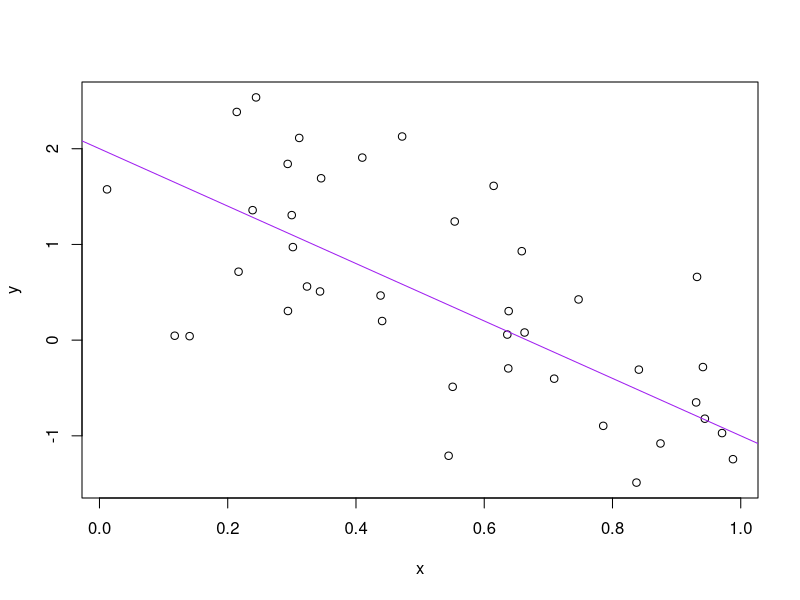

This figure's R source:
a <- 2
b <- -3
sig_sq <- 0.5
x <- runif(40)
y <- a + b * x + rnorm(40, sd = sqrt(sig_sq))
(x_n <- mean(x))
#> [1] 0.579
write(x_n, "mittelwert_x.txt")
plot(x, y)
abline(a, b, col = "purple")